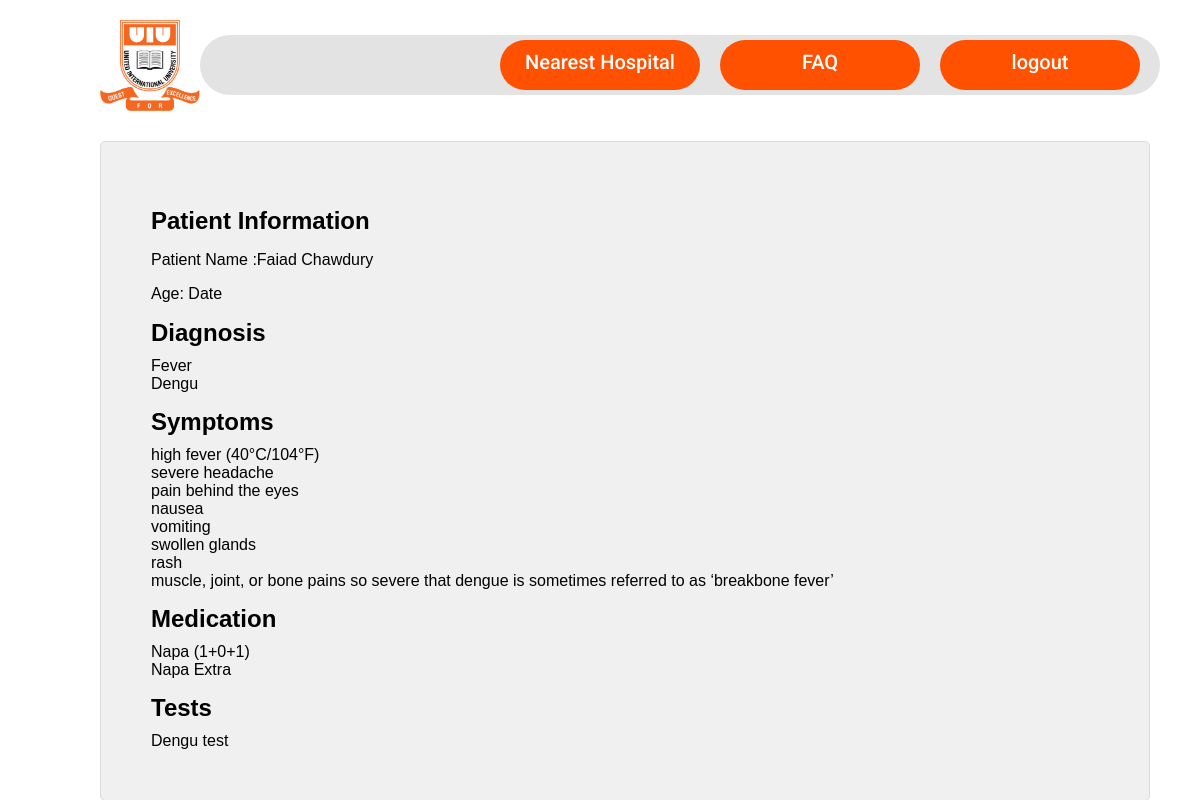
/doctor/viewprescription/3/ (signed in), run on the app's committed database.
### doctor/models.py (models this page shows)
class Prescription(models.Model):
    patient = models.ForeignKey(Person, on_delete=models.CASCADE, related_name='patient_fk')
    doctor = models.ForeignKey(Person, on_delete=models.CASCADE, related_name='doctor_fk')
    symptoms = models.TextField(default="None")
    diagnosis = models.TextField(default="None")
    drug = models.TextField(default="None")
    test = models.TextField(default="None")
    date = models.DateTimeField(default=timezone.now)

### Users/models.py (models this page shows, shortened)
class Person(models.Model):
    class UserType(models.TextChoices):
        PATIENT = 'Patient', 'Patient'
        DOCTOR = 'Doctor', 'Doctor'
    class Dpartments(models.TextChoices):
        CSE = 'CSE', 'Computer Science & Engineering'
        EEE = 'EEE', 'Electrial & Electronics Engineering'
        CE = 'CE', 'Civil  Engineering'
        DS = 'DS', 'Data Science and Analytics'
        AD = 'AD', 'Admin'
    class Gender(models.TextChoices):
        MALE = 'Male', 'Male'
        FEMALE = 'Female', 'Female'
    username = models.CharField(max_length=100, unique=True, primary_key=True)
    password = models.CharField(max_length=50)
    first_name = models.CharField(max_length=30)
    last_name = models.CharField(max_length=30)
    email = models.EmailField(unique=True,null=True)
    userprofileimage = models.ImageField(upload_to="profile")
    dob = models.DateField(null=True, blank=True)
    department = models.CharField(max_length=4, choices=Dpartments.choices)
    usertype  = models.CharField(max_length=7, choices=UserType.choices)
    gender = models.CharField(max_length=7, choices=Gender.choices)

### doctor/views.py (the view)
# urls.py: path('viewprescription/<prescription_id>/', viewprescription, name='viewprescription'),
def viewprescription(request, prescription_id):
    if not request.session.get('username'):
        return redirect('index')
    prescription = Prescription.objects.get(id=prescription_id)
    print(prescription.patient.first_name)
    symptoms_list = prescription.symptoms.split('\r\n')
    medicine_list = prescription.drug.split('\r\n')
    test_list = prescription.test.split('\r\n')
    diagnosis_list = prescription.diagnosis.split('\r\n')
    return render(request, 'viewprescription.html', context={"prescription": prescription, 'symptoms_list': symptoms_list, 'medicine_list': medicine_list,'test_list':test_list,'diagnosis_list':diagnosis_list})

### doctor/templates/viewprescription.html (shortened to what this page needs)
{% extends "base.html" %}
{% block css %}
    {% load static %}
    {% load django_template_maths %}
    <link rel="stylesheet" href="{% static "viewprescription.css" %}">
{% endblock %}
{% block content %}
<div class="container">
    <div class="prescription">
        <h2>Patient Information</h2>
        <p>Patient Name :{{prescription.patient.first_name}} {{prescription.patient.last_name}} </p>
        <p>Age: Date</p>
        <h2>Diagnosis</h2>
        <div class="diagnosis">
            {% for di in  diagnosis_list %}
                {{di}} <br>
            {% endfor %}
        </div>
        <h2>Symptoms</h2>
        <div class="symptoms">
            {% for p in  symptoms_list %}
                {{p}} <br>
            {% endfor %}
        </div>
        <h2>Medication</h2>
        <div class="medicine">
        {% for d in medicine_list %}
            {{d}} <br>
        {% endfor %}
        </div>
        {% if test_list %}
        <h2>Tests</h2>
        <div class="test">
            {% for t in test_list %}
            {{t}} <br>
            {% endfor %}
        </div>
        {% endif %}
    </div>
</div>
{% endblock %}

### doctor/static/viewprescription.css (style rules this page uses)
body { font-family: sans-serif; margin: 0; padding: 0; }
.container { margin-left: 100px; margin-right: 50px; background-color: #f0f0f0; padding: 30px; border: 1px solid #ddd; border-radius: 5px; }
.prescription { padding: 20px; }
.prescription h2 { margin-top: 15px; margin-bottom: 10px; }

### data on the page
Prescription: patient.first_name "Faiad", patient.last_name "Chawdury", test_list "Dengu test"

### other printed values
{{ di }} "Fever" "Dengu"
{{ p }} "high fever (40°C/104°F)" "severe headache" "pain behind the eyes" "nausea" "vomiting" "swollen glands" "rash" "muscle, joint, or bone pains so severe that dengue is sometimes referred to as ‘breakbone fever’"
{{ d }} "Napa (1+0+1)" "Napa Extra"
